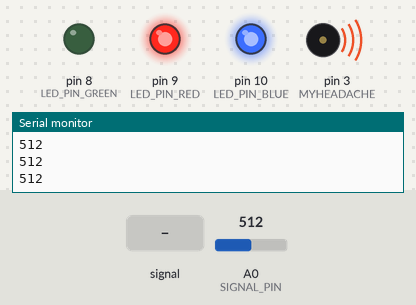
A sketch run on a simulated Arduino Uno, built with avr-gcc and run on an emulated ATmega328P. Parts: output pins drawn as LEDs (lit = HIGH), buzzer (waves = sounding), the last lines printed to the serial monitor. Inputs (shaded band) come from the test bench; at power-on: A0 (SIGNAL_PIN) = 512. Pins used as bus, display or sensor lines are not drawn.

Above: at 1.2 s.
1.3 s: A0 (SIGNAL_PIN) fed a 200 Hz sine of ±255 counts around its level
At 2.0 s:
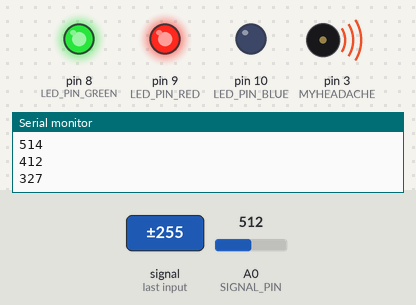
4.3 s: A0 (SIGNAL_PIN) set to 360
At 5.2 s:
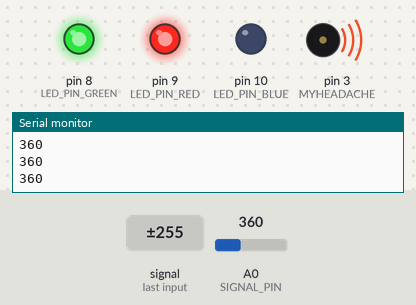
5.8 s: A0 (SIGNAL_PIN) set to 383
At 6.2 s:
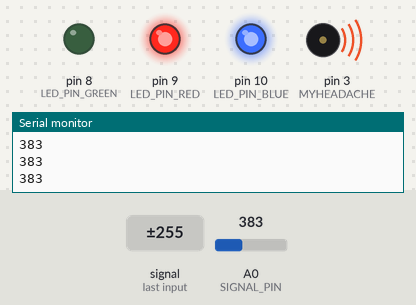
7.3 s: A0 (SIGNAL_PIN) set to 315
At 7.6 s:
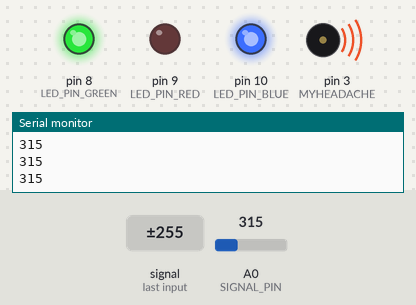
Timing chart, 0 to 9.8 s (numbered marks = the images above; inputs shaded):
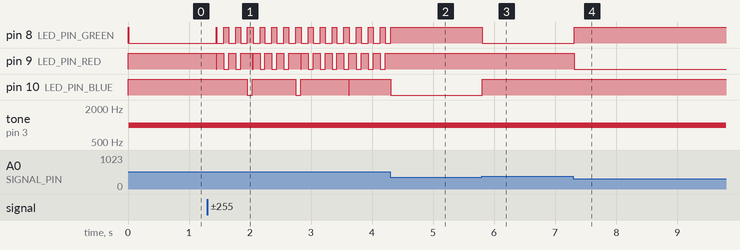

Measured:
- the behaviour switches between 369 and 370 on A0 (SIGNAL_PIN) (found by bisection; images 2 and 3)
- after the input at 1.3 s, pin 8 (LED_PIN_GREEN): LOW → HIGH after 0.14 s, then repeats every 0.19 s: LOW 0.11 s, HIGH 0.08 s; pin 9 (LED_PIN_RED): HIGH → LOW after 0.14 s, then moves between LOW and HIGH, repeating every 1.4 s; pin 10 (LED_PIN_BLUE): goes LOW 0.08 s, HIGH 0.71 s, LOW 0.08 s, HIGH 0.79 s, LOW 0.01 s, then HIGH, starting after 0.66 s
- after the input at 4.3 s, pin 8 (LED_PIN_GREEN): goes on until 4.3 s, then stays HIGH; pin 9 (LED_PIN_RED): stops changing and stays HIGH
- after the input at 5.8 s, pin 8 (LED_PIN_GREEN): HIGH → LOW at once; pin 10 (LED_PIN_BLUE): LOW → HIGH at once
- after the input at 7.3 s, pin 8 (LED_PIN_GREEN): LOW → HIGH at once; pin 9 (LED_PIN_RED): HIGH → LOW at once

The sketch:

main.ino
```cpp
#define LED_PIN_GREEN     8
#define LED_PIN_BLUE      10
#define LED_PIN_RED       9
#define POWER_PIN   7
#define SIGNAL_PIN  A0
#define THRESHOLD   300
#define MYHEADACHE 3

int value = 0; // variable to store the sensor value

void setup() {
  Serial.begin(9600);
  pinMode(LED_PIN_GREEN,   OUTPUT);   // configure D2 pin as an OUTPUT
  pinMode(LED_PIN_BLUE,   OUTPUT);
  pinMode(LED_PIN_RED,   OUTPUT);
  pinMode(POWER_PIN, OUTPUT);   // configure D7 pin as an OUTPUT
  pinMode(MYHEADACHE, OUTPUT);
  digitalWrite(POWER_PIN, LOW); // turn the sensor OFF
  digitalWrite(LED_PIN_GREEN,   HIGH); // turn LED OFF
  digitalWrite(LED_PIN_BLUE,   HIGH);
  digitalWrite(LED_PIN_RED,   HIGH);
  digitalWrite(MYHEADACHE,HIGH);


}

void loop() {
  digitalWrite(POWER_PIN, HIGH);  // turn the sensor ON
  delay(10);                      // wait 10 milliseconds
  value = analogRead(SIGNAL_PIN); // read the analog value from sensor
  digitalWrite(POWER_PIN, LOW);   // turn the sensor OFF

  if (value > THRESHOLD) {
    Serial.println(value);
    if (value<325){
      digitalWrite(LED_PIN_GREEN, HIGH);
      digitalWrite(LED_PIN_BLUE, HIGH);
      digitalWrite(LED_PIN_RED, LOW);
      digitalWrite(MYHEADACHE,HIGH);
    }
    else if (value<370 and value>=325){
      digitalWrite(LED_PIN_GREEN, HIGH);
      digitalWrite(LED_PIN_BLUE, LOW);
      digitalWrite(LED_PIN_RED, HIGH);
      digitalWrite(MYHEADACHE,HIGH);
    }
    else if (value>=370){
      digitalWrite(LED_PIN_GREEN, LOW);
      digitalWrite(LED_PIN_BLUE, HIGH);
      digitalWrite(LED_PIN_RED, HIGH);
      digitalWrite(MYHEADACHE,LOW);
      //delay(1000);                       // wait for a second
      tone(MYHEADACHE, 1000); // Send 1KHz sound signal...

    }
    /*else if(value>370){
      digitalWrite(MYHEADACHE,LOW);
      //delay(1000);                       // wait for a second
      tone(MYHEADACHE, 1000); // Send 1KHz sound signal...
      //delay(1000);        // ...for 1 sec
      //noTone(3);
    }*/
    }
  else{
    digitalWrite(MYHEADACHE,HIGH);
  }
}
```
